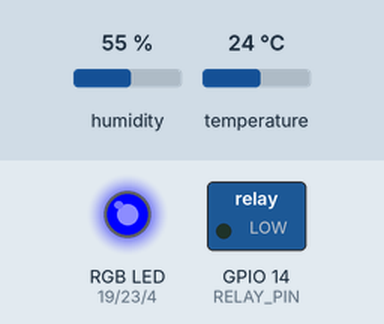
The sketch below on a simulated ESP32. Shown: switched loads named in the sketch (green lamp = pin HIGH), an RGB LED mixed from three pins (HIGH = lit). Inputs (shaded band) come from the test bench; at power-on: temperature 24 °C, humidity 55 %. WiFi joins after 1.5 s; servers stay silent unless stated; web services answer with replies made up by the test bench; what the sketch prints to the serial monitor is not drawn.

Above: at 3.2 s.
3.3 s: temperature set to 29 °C
7.8 s: temperature set to 32 °C
At 11.4 s:
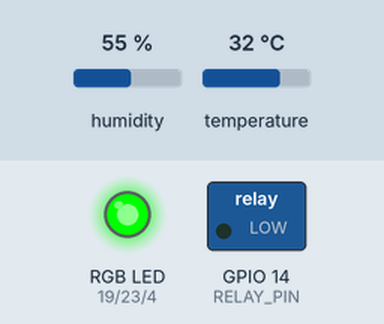
12.3 s: temperature set to 34 °C
At 14.5 s:
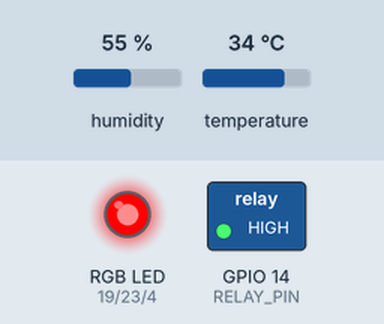
16.8 s: temperature set to 12 °C
At 21.4 s:
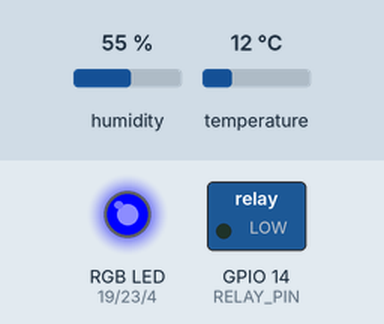
21.7 s: temperature set to 33 °C
At 24.5 s:
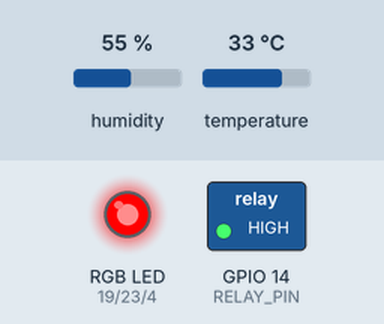
Timing chart, 0 to 26.0 s (numbered marks = the images above; inputs shaded):
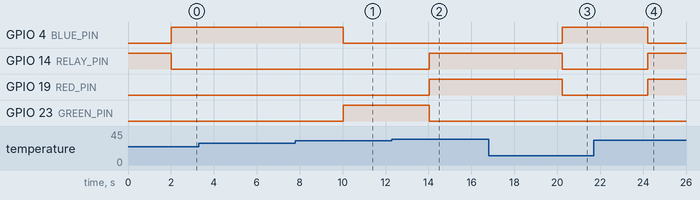

Measured:
- the behaviour switches between 30 and 31 °C on temperature (found by bisection; images 0 and 1)
- the behaviour switches between 32 and 33 °C on temperature (found by bisection; images 1 and 2)
- after the input at 3.3 s, every drawn part: stays the same
- after the input at 7.8 s, GPIO 4 (BLUE_PIN): HIGH → LOW after 2.2 s; GPIO 23 (GREEN_PIN): LOW → HIGH after 2.2 s
- after the input at 12.3 s, GPIO 14 (RELAY_PIN), GPIO 19 (RED_PIN): LOW → HIGH after 1.7 s; GPIO 23 (GREEN_PIN): HIGH → LOW after 1.7 s
- after the input at 16.8 s, GPIO 4 (BLUE_PIN): LOW → HIGH after 3.4 s; GPIO 14 (RELAY_PIN), GPIO 19 (RED_PIN): HIGH → LOW after 3.4 s
- after the input at 21.7 s, GPIO 4 (BLUE_PIN): HIGH → LOW after 2.5 s; GPIO 14 (RELAY_PIN), GPIO 19 (RED_PIN): LOW → HIGH after 2.5 s

The sketch:

DHT11_RGB_Kipas_thingspeak.ino
```cpp
#include <WiFi.h>
#include <HTTPClient.h> // Library untuk kirim data via URL
#include <DHT.h>

// ==========================================
// 1. KONFIGURASI WIFI & API KEY
// ==========================================
const char* ssid = "fairuz";
const char* password = "12345678";

// Konfigurasi ThingSpeak (Tanpa Library)
const char* server = "api.thingspeak.com";
String apiKey = "48FBCQHJYDA6DMPA"; // API Key Kamu

// ==========================================
// 2. PIN SENSOR & OUTPUT
// ==========================================
#define DHTPIN 18      // Pastikan kabel data DHT di Pin 18
#define DHTTYPE DHT11

// Pin RGB LED
#define RED_PIN   19
#define GREEN_PIN 23
#define BLUE_PIN  4

// Pin Relay
#define RELAY_PIN 14

// Batas Suhu Pemicu Kipas
const float SUHU_BATAS_KIPAS = 32.0;

// ==========================================
// VARIABEL GLOBAL
// ==========================================
DHT dht(DHTPIN, DHTTYPE);

float humidity = 0;
float temperature = 0;
int statusKipasAngka = 0; // 0 = Mati, 1 = Nyala (Untuk dikirim ke ThingSpeak)

// Timer (Agar multitasking lancar)
unsigned long lastSensorTime = 0;
unsigned long lastThingSpeakTime = 0;

// Interval Waktu
const long intervalSensor = 2000;      // Baca sensor & atur kipas tiap 2 detik
const long intervalThingSpeak = 16000; // Kirim ke ThingSpeak tiap 16 detik (Agar tidak error limit)

// ==========================================
// SETUP
// ==========================================
void setup() {
  Serial.begin(115200);

  // Inisialisasi Pin
  pinMode(DHTPIN, INPUT);
  pinMode(RED_PIN, OUTPUT);
  pinMode(GREEN_PIN, OUTPUT);
  pinMode(BLUE_PIN, OUTPUT);
  pinMode(RELAY_PIN, OUTPUT);

  // Kondisi Awal: Matikan Relay & LED
  digitalWrite(RELAY_PIN, HIGH); // Asumsi Relay Active Low (HIGH = Mati)
  digitalWrite(RED_PIN, LOW);
  digitalWrite(GREEN_PIN, LOW);
  digitalWrite(BLUE_PIN, LOW);

  dht.begin();

  // Koneksi WiFi
  Serial.println();
  Serial.print("Menghubungkan ke WiFi: ");
  Serial.println(ssid);

  WiFi.begin(ssid, password);

  while (WiFi.status() != WL_CONNECTED) {
    delay(1000);
    Serial.print(".");
  }

  Serial.println("\n✅ Terhubung ke WiFi");
  Serial.print("IP Address: ");
  Serial.println(WiFi.localIP());
}

// ==========================================
// LOGIKA SENSOR & KIPAS (Berjalan tiap 2 detik)
// ==========================================
void checkSensorAndControl() {
  float h = dht.readHumidity();
  float t = dht.readTemperature();

  // Cek jika sensor error
  if (isnan(h) || isnan(t)) {
    Serial.println("❌ Gagal membaca DHT! Cek kabel.");
    return;
  }

  // Update variabel global
  humidity = h;
  temperature = t;

  Serial.print("Suhu: " + String(t) + "°C | Kelembaban: " + String(h) + "% | ");

  // --- LOGIKA KIPAS (RELAY) ---
  // Jika Suhu > 32, Kipas Nyala
  if (t > SUHU_BATAS_KIPAS) {
    digitalWrite(RELAY_PIN, HIGH); // LOW = Nyala (Active Low)
    statusKipasAngka = 1;         // Status 1 untuk ThingSpeak
    Serial.print("Kipas: ON 🔥 | ");
  } else {
    digitalWrite(RELAY_PIN, LOW); // HIGH = Mati
    statusKipasAngka = 0;          // Status 0 untuk ThingSpeak
    Serial.print("Kipas: OFF ❄️ | ");
  }

  // --- LOGIKA LED RGB ---
  if (t <= 30.0) {
    // Dingin = Biru
    digitalWrite(RED_PIN, LOW); digitalWrite(GREEN_PIN, LOW); digitalWrite(BLUE_PIN, HIGH);
    Serial.println("LED: Biru");
  } else if (t > 30.0 && t <= 32.0) {
    // Normal = Hijau
    digitalWrite(RED_PIN, LOW); digitalWrite(GREEN_PIN, HIGH); digitalWrite(BLUE_PIN, LOW);
    Serial.println("LED: Hijau");
  } else {
    // Panas = Merah
    digitalWrite(RED_PIN, HIGH); digitalWrite(GREEN_PIN, LOW); digitalWrite(BLUE_PIN, LOW);
    Serial.println("LED: Merah");
  }
}

// ==========================================
// KIRIM KE THINGSPEAK (Berjalan tiap 16 detik)
// ==========================================
void sendToThingSpeak() {
  if (WiFi.status() == WL_CONNECTED) {
    HTTPClient http;

    // Membuat URL seperti mengetik di browser
    // Format: http://api.thingspeak.com/update?api_key=XXX&field1=XXX&field2=XXX&field3=XXX
    String url = "http://" + String(server) + "/update?api_key=" + apiKey +
                 "&field1=" + String(temperature) +
                 "&field2=" + String(humidity) +
                 "&field3=" + String(statusKipasAngka);

    // Mulai koneksi
    http.begin(url);

    // Kirim Request (GET)
    int httpCode = http.GET();

    // Cek respon server
    if (httpCode > 0) {
      Serial.print("☁️ Kirim ThingSpeak Berhasil! Kode Respon: ");
      Serial.println(httpCode); // Jika 200 artinya sukses
    } else {
      Serial.print("⚠️ Gagal kirim data. Error HTTP: ");
      Serial.println(httpCode);
    }

    // Tutup koneksi
    http.end();

  } else {
    Serial.println("⚠️ WiFi Putus, tidak bisa kirim data.");
    WiFi.reconnect(); // Coba sambung ulang
  }
}

// ==========================================
// LOOP UTAMA
// ==========================================
void loop() {
  unsigned long currentMillis = millis();

  // 1. Eksekusi Sensor & Kipas setiap 2 detik
  if (currentMillis - lastSensorTime >= intervalSensor) {
    lastSensorTime = currentMillis;
    checkSensorAndControl();
  }

  // 2. Eksekusi Kirim Data setiap 16 detik
  // ThingSpeak butuh jeda minimal 15 detik antar pengiriman
  if (currentMillis - lastThingSpeakTime >= intervalThingSpeak) {
    lastThingSpeakTime = currentMillis;
    sendToThingSpeak();
  }
}
```
